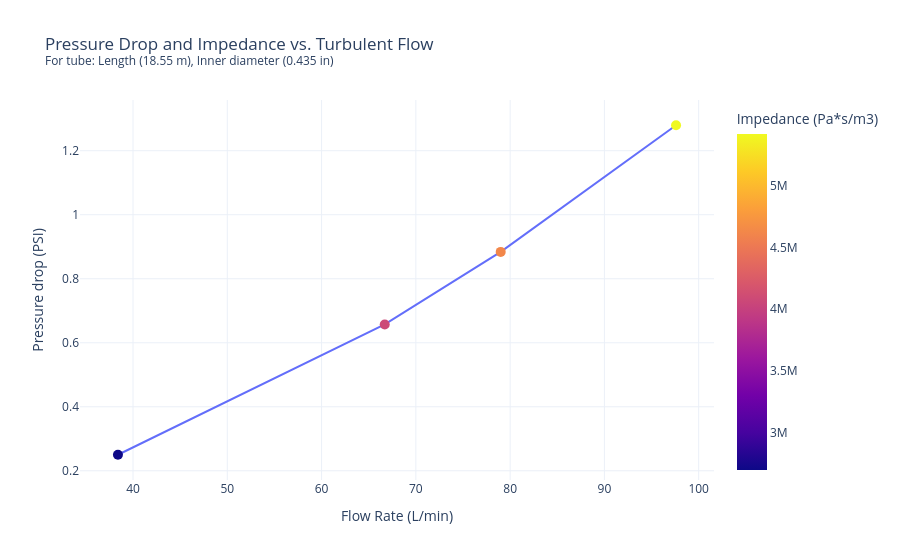

The cell this chart's notebook holds for it:
### Code cell
# Based on the plot above, clearly all flow measured was turbulent.

# Impedance for turbulent flow must be calculated using darcy-weisbach (hagen-poiseuille is for laminar flow)
# Calculate the friction factors and send measurements into darcy-weisbach
# Use .apply() for the single-variable function
df["Friction factor"] = df["Reynolds Number"].apply(calculate_friction_factor)

# Use .apply() with a lambda function for multi-variable equations
# (axis=1 tells Pandas to pass the entire row to the lambda expression)
df["Impedance (Pa*s/m3)"] = df.apply(
    lambda row: calculate_darcy_weisbach_impedance(
        row["Friction factor"], 
        length, 
        diameter, 
        RHO_STP, 
        row["Velocity (m/s)"], 
        row["Flow Rate (m3/s)"]
    ), 
    axis=1
)

df["Pressure drop (PSI)"] = (df["Flow Rate (m3/s)"] * df["Impedance (Pa*s/m3)"]) / psi_to_pa

df["Effective impedance (Pa*s/m3)"] = (df["Dewar Pressure (psig)"] * psi_to_pa) / df["Flow Rate (m3/s)"]

# Plot impedance vs flow rate
# Sort by x-axis so connecting line doesnt zig zag in original order of dataframe entries
df_sorted = df.sort_values(by='Flow Rate (L/min)')
fig = px.scatter(
    df_sorted, 
    x='Flow Rate (L/min)', 
    y='Pressure drop (PSI)',
    color='Impedance (Pa*s/m3)',
    hover_data = ["Friction factor", "Effective impedance (Pa*s/m3)"],
    title=(
        f'Pressure Drop and Impedance vs. Turbulent Flow<br>'
        f'<sup>For tube: Length ({length:.2f} m), Inner diameter ({diameter / inch_to_meter} in)</sup>'
    )
)
custom_hover = (
    "<b>Flow Rate:</b> %{x:.2f} L/min<br>" +
    "<b>Pressure Drop:</b> %{y:.2f} PSI<br>" +
    "<b>Impedance:</b> %{marker.color:.2e} Pa*s/m3<br>" + # Used scientific notation :.2e for impedance if numbers are huge
    "<b>Friction Factor:</b> %{customdata[0]:.4f}<br>" +  # 4 decimals for friction factor
    "<b>Effective Impedance:</b> %{customdata[1]:.2e} Pa*s/m3<br>" +
    "<extra></extra>" # This empty extra tag removes the default secondary hover box (trace name)
)
fig.update_traces(
    mode='lines+markers', 
    marker_size=10,
    hovertemplate=custom_hover
)
fig.update_layout(template='plotly_white')
fig.write_html(f"dp_and_z_for_{length:.2f}m_{diameter / inch_to_meter}in_tube.html")
fig.show()

### Figure 1 — Plotly figure (JSON) as saved in the notebook; plotly's stock layout.template omitted (floating-point values rounded to 4 significant figures)
{"data": [{"customdata": [[0.03687, 43090000.0], [0.03211, 49620000.0], [0.03078, 52370000.0], [0.0292, 59340000.0]], "hovertemplate": "<b>Flow Rate:</b> %{x:.2f} L/min<br><b>Pressure Drop:</b> %{y:.2f} PSI<br><b>Impedance:</b> %{marker.color:.2e} Pa*s/m3<br><b>Friction Factor:</b> %{customdata[0]:.4f}<br><b>Effective Impedance:</b> %{customdata[1]:.2e} Pa*s/m3<br><extra></extra>", "legendgroup": "", "marker": {"color": [2694000.0, 4077000.0, 4628000.0, 5424000.0], "coloraxis": "coloraxis", "size": 10, "symbol": "circle"}, "mode": "lines+markers", "name": "", "orientation": "v", "showlegend": false, "type": "scatter", "x": [38.4, 66.7, 79.0, 97.6], "xaxis": "x", "y": [0.2501, 0.6573, 0.8838, 1.28], "yaxis": "y"}], "layout": {"coloraxis": {"colorbar": {"title": {"text": "Impedance (Pa*s/m3)"}}, "colorscale": [[0, "#0d0887"], [0.1111, "#46039f"], [0.2222, "#7201a8"], [0.3333, "#9c179e"], [0.4444, "#bd3786"], [0.5556, "#d8576b"], [0.6667, "#ed7953"], [0.7778, "#fb9f3a"], [0.8889, "#fdca26"], [1, "#f0f921"]]}, "legend": {"tracegroupgap": 0}, "title": {"text": "Pressure Drop and Impedance vs. Turbulent Flow<br><sup>For tube: Length (18.55 m), Inner diameter (0.435 in)</sup>"}, "xaxis": {"anchor": "y", "domain": [0, 1], "title": {"text": "Flow Rate (L/min)"}}, "yaxis": {"anchor": "x", "domain": [0, 1], "title": {"text": "Pressure drop (PSI)"}}}}
